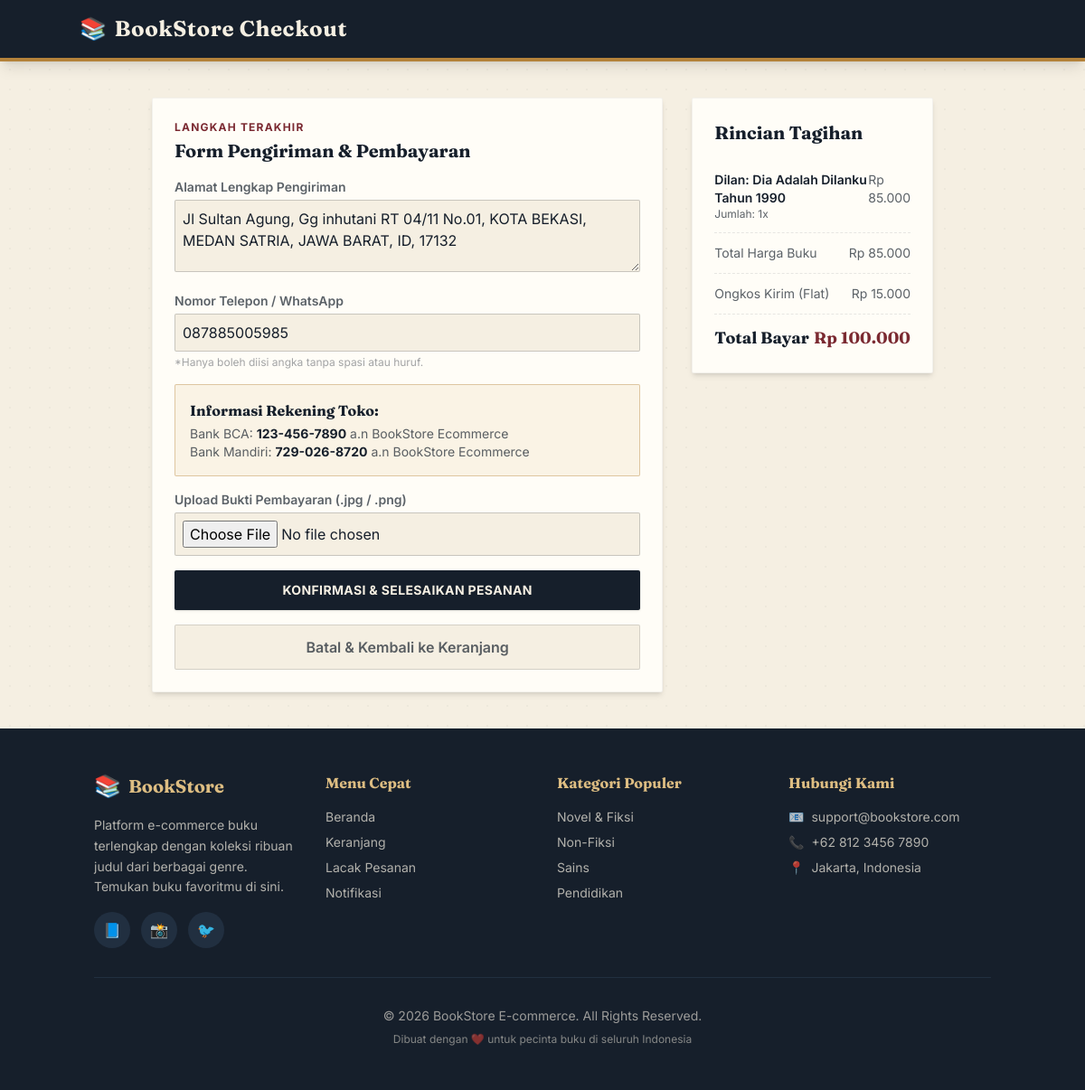
/buyer/checkout.php (signed in), run on the app's committed database.
### tables this page shows
CREATE TABLE `users` (
  `id` int(11) NOT NULL,
  `name` varchar(100) NOT NULL,
  `email` varchar(100) NOT NULL,
  `password` varchar(255) NOT NULL,
  `full_name` varchar(100) DEFAULT NULL,
  `phone` varchar(20) DEFAULT NULL,
  `address` text DEFAULT NULL,
  `role` enum('admin','seller','buyer') NOT NULL,
  `created_at` timestamp NOT NULL DEFAULT current_timestamp(),
  `is_verified` tinyint(1) DEFAULT 0
);

CREATE TABLE `carts` (
  `id` int(11) NOT NULL,
  `buyer_id` int(11) NOT NULL,
  `product_id` int(11) NOT NULL,
  `quantity` int(11) NOT NULL,
  `created_at` timestamp NOT NULL DEFAULT current_timestamp()
);

CREATE TABLE `products` (
  `id` int(11) NOT NULL,
  `seller_id` int(11) NOT NULL,
  `name` varchar(255) NOT NULL,
  `description` text DEFAULT NULL,
  `price` decimal(10,2) NOT NULL,
  `stock` int(11) NOT NULL,
  `category_id` int(11) NOT NULL,
  `author` varchar(100) DEFAULT NULL,
  `image` varchar(255) DEFAULT NULL
);

### buyer/checkout.php (the view, shortened to what this page needs)
<?php
include '../config/database.php';
$buyer_id = $_SESSION['user_id'];
$query_buyer = mysqli_query($db, "SELECT * FROM users WHERE id = '$buyer_id'");
$buyer_data = mysqli_fetch_assoc($query_buyer);
$result_checkout = mysqli_query($db, "SELECT c.quantity, p.* FROM carts c
                                     JOIN products p ON c.product_id = p.id
                                     WHERE c.buyer_id = '$buyer_id'");
$grand_total = 0;
$shipping_fee = 15000;
?>
<!DOCTYPE html>
<html lang="id">
<head>
    <script src="https://cdn.tailwindcss.com"></script>
</head>
<body class="bg-paper min-h-screen font-sans text-ink">
    <nav class="bg-ink text-paper p-4 shadow-lg border-b-4 border-brass">
        <div class="container mx-auto">
            <a href="cart.php" class="text-2xl font-serif font-bold tracking-wide flex items-center gap-2">
                <span class="text-brass-light">📚</span> BookStore Checkout
            </a>
        </div>
    </nav>
    <main class="container mx-auto py-10 px-4 max-w-4xl grid grid-cols-1 md:grid-cols-3 gap-8">
        <div class="md:col-span-2 space-y-6">
            <div class="bg-card p-6 rounded-sm shadow-md border border-ink/5">
                <p class="text-xs font-bold uppercase tracking-widest text-maroon mb-1">Langkah Terakhir</p>
                <h2 class="text-xl font-serif font-bold mb-4 text-ink">Form Pengiriman & Pembayaran</h2>
                <form action="proses_pembayaran.php" method="POST" enctype="multipart/form-data" class="space-y-4">
                    <div>
                        <label class="block text-ink/70 font-semibold text-sm">Alamat Lengkap Pengiriman</label>
                        <textarea name="address" required placeholder="Tuliskan alamat lengkap pengiriman rumah kamu..." class="w-full border border-ink/20 p-2 rounded-sm mt-1 h-20 bg-paper focus:outline-none focus:border-maroon"><?= htmlspecialchars($buyer_data['address'] ?? ''); ?></textarea>
                    </div>
                   <div>
                        <label class="block text-ink/70 font-semibold text-sm">Nomor Telepon / WhatsApp</label>
                        <input type="text"
                            name="phone"
                            required
                            inputmode="numeric"
                            oninput="this.value = this.value.replace(/[^0-9]/g, '');"
                            placeholder="Contoh: 081234567xxx"
                            value="<?= htmlspecialchars($buyer_data['phone'] ?? ''); ?>"
                            class="w-full border border-ink/20 p-2 rounded-sm mt-1 bg-paper focus:outline-none focus:border-maroon">
                        <p class="text-xs text-ink/40 mt-1">*Hanya boleh diisi angka tanpa spasi atau huruf.</p>
                    </div>
                    <div class="bg-brass-light/15 p-4 rounded-sm border border-brass/40">
                        <h4 class="font-serif font-bold text-ink mb-1">Informasi Rekening Toko:</h4>
                        <p class="text-sm text-ink/70">Bank BCA: <strong class="text-ink">123-456-7890</strong> a.n BookStore Ecommerce</p>
                        <p class="text-sm text-ink/70">Bank Mandiri: <strong class="text-ink">729-026-8720</strong> a.n BookStore Ecommerce</p>
                    </div>
                    <div>
                        <label class="block text-ink/70 font-semibold text-sm">Upload Bukti Pembayaran (.jpg / .png)</label>
                        <input type="file" name="proof" required class="w-full border border-ink/20 p-2 rounded-sm mt-1 bg-paper">
                    </div>
                    <button type="submit" name="bayar" class="w-full bg-ink text-paper font-bold py-3 rounded-sm shadow hover:bg-maroon transition uppercase tracking-wide text-sm">
                        Konfirmasi & Selesaikan Pesanan
                    </button>
                    <a href="cart.php" class="block text-center w-full bg-paper border border-ink/15 text-ink/70 font-semibold py-3 rounded-sm hover:bg-ink/5 transition mt-3">
                        Batal & Kembali ke Keranjang
                    </a>
                </form>
            </div>
        </div>
        <div class="bg-card p-6 rounded-sm shadow-md h-fit border border-ink/5">
            <h2 class="text-xl font-serif font-bold mb-4 text-ink">Rincian Tagihan</h2>
            <div class="divide-y divide-dashed divide-ink/10 space-y-3">
                <?php
                while ($buku = mysqli_fetch_assoc($result_checkout)) :
                    $qty = $buku['quantity'];
                    $subtotal = $buku['price'] * $qty;
                    $grand_total += $subtotal;
                ?>
                <div class="flex justify-between pt-3 text-sm text-ink/70">
                    <div>
                        <p class="font-semibold text-ink"><?= $buku['name']; ?></p>
                        <p class="text-xs">Jumlah: <?= $qty; ?>x</p>
                    </div>
                    <span>Rp <?= number_format($subtotal, 0, ',', '.'); ?></span>
                </div>
                <?php endwhile; ?>
                <div class="flex justify-between pt-3 text-sm text-ink/70">
                    <span>Total Harga Buku</span>
                    <span>Rp <?= number_format($grand_total, 0, ',', '.'); ?></span>
                </div>
                <div class="flex justify-between pt-3 text-sm text-ink/70">
                    <span>Ongkos Kirim (Flat)</span>
                    <span>Rp <?= number_format($shipping_fee, 0, ',', '.'); ?></span>
                </div>
                <div class="flex justify-between pt-3 text-lg font-serif font-bold text-ink">
                    <span>Total Bayar</span>
                    <span class="text-maroon">Rp <?= number_format($grand_total + $shipping_fee, 0, ',', '.'); ?></span>
                </div>
            </div>
        </div>
    </main>
    <?php include '../components/buyer_footer.php'; ?>
</body>
</html>

### buyer/checkout.php (style rules this page uses)
body { background-color: #F5EFE2; background-image: radial-gradient(#00000008 1px, transparent 1px); background-size: 22px 22px; }

### data on the page
users: address "Jl Sultan Agung, Gg inhutani RT 04/11 No.01, KOTA BEKASI, MEDAN SATRIA, JAWA BARAT, ID, 17132", phone "087885005985"
carts: product.name "Dilan: Dia Adalah Dilanku Tahun 1990", quantity "1", subtotal "85.000"

### other printed values
$grand_total "85.000"
$shipping_fee "15.000"
$grand_total + $shipping_fee "100.000"
